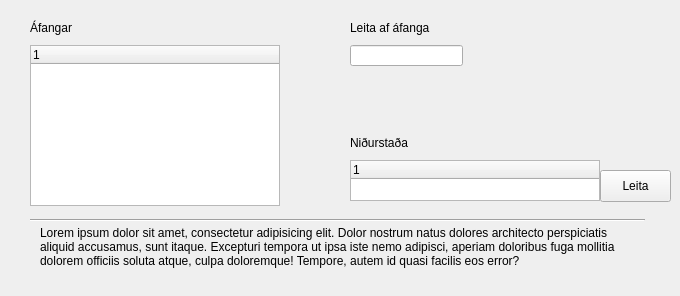
      <widget class="QWidget" name="coursesTabCreate_2">
       <attribute name="title">
        <string>Áfangi</string>
       </attribute>
       <widget class="Line" name="line_9">
        <property name="geometry">
         <rect>
          <x>30</x>
          <y>210</y>
          <width>615</width>
          <height>20</height>
         </rect>
        </property>
        <property name="orientation">
         <enum>Qt::Horizontal</enum>
        </property>
       </widget>
       <widget class="QLabel" name="label_34">
        <property name="geometry">
         <rect>
          <x>40</x>
          <y>226</y>
          <width>595</width>
          <height>61</height>
         </rect>
        </property>
        <property name="text">
         <string>Lorem ipsum dolor sit amet, consectetur adipisicing elit. Dolor nostrum natus dolores architecto perspiciatis aliquid accusamus, sunt itaque. Excepturi tempora ut ipsa iste nemo adipisci, aperiam doloribus fuga mollitia dolorem officiis soluta atque, culpa doloremque! Tempore, autem id quasi facilis eos error?</string>
        </property>
        <property name="textFormat">
         <enum>Qt::AutoText</enum>
        </property>
        <property name="scaledContents">
         <bool>false</bool>
        </property>
        <property name="alignment">
         <set>Qt::AlignLeading|Qt::AlignLeft|Qt::AlignTop</set>
        </property>
        <property name="wordWrap">
         <bool>true</bool>
        </property>
       </widget>
       <widget class="QTreeWidget" name="treeWidget">
        <property name="geometry">
         <rect>
          <x>30</x>
          <y>45</y>
          <width>250</width>
          <height>161</height>
         </rect>
        </property>
        <column>
         <property name="text">
          <string notr="true">1</string>
         </property>
        </column>
       </widget>
       <widget class="QLabel" name="label_42">
        <property name="geometry">
         <rect>
          <x>30</x>
          <y>20</y>
          <width>101</width>
          <height>16</height>
         </rect>
        </property>
        <property name="text">
         <string>Áfangar</string>
        </property>
       </widget>
       <widget class="QTreeWidget" name="treeWidget_2">
        <property name="geometry">
         <rect>
          <x>350</x>
          <y>160</y>
          <width>250</width>
          <height>41</height>
         </rect>
        </property>
        <column>
         <property name="text">
          <string notr="true">1</string>
         </property>
        </column>
       </widget>
       <widget class="QLabel" name="label_43">
        <property name="geometry">
         <rect>
          <x>350</x>
          <y>20</y>
          <width>101</width>
          <height>16</height>
         </rect>
        </property>
        <property name="text">
         <string>Leita af áfanga</string>
        </property>
       </widget>
       <widget class="QPushButton" name="pushButton_10">
        <property name="geometry">
         <rect>
          <x>600</x>
          <y>170</y>
          <width>71</width>
          <height>32</height>
         </rect>
        </property>
        <property name="text">
         <string>Leita</string>
        </property>
       </widget>
       <widget class="QLineEdit" name="lineEdit">
        <property name="geometry">
         <rect>
          <x>350</x>
          <y>45</y>
          <width>113</width>
          <height>21</height>
         </rect>
        </property>
        <property name="maxLength">
         <number>11</number>
        </property>
       </widget>
       <widget class="QLabel" name="label_44">
        <property name="geometry">
         <rect>
          <x>350</x>
          <y>135</y>
          <width>101</width>
          <height>16</height>
         </rect>
        </property>
        <property name="text">
         <string>Niðurstaða</string>
        </property>
       </widget>
      </widget>
